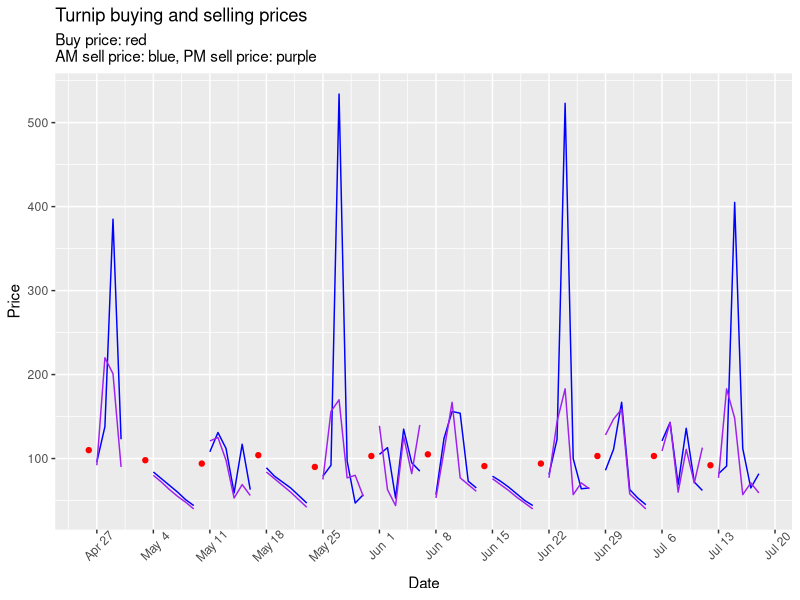
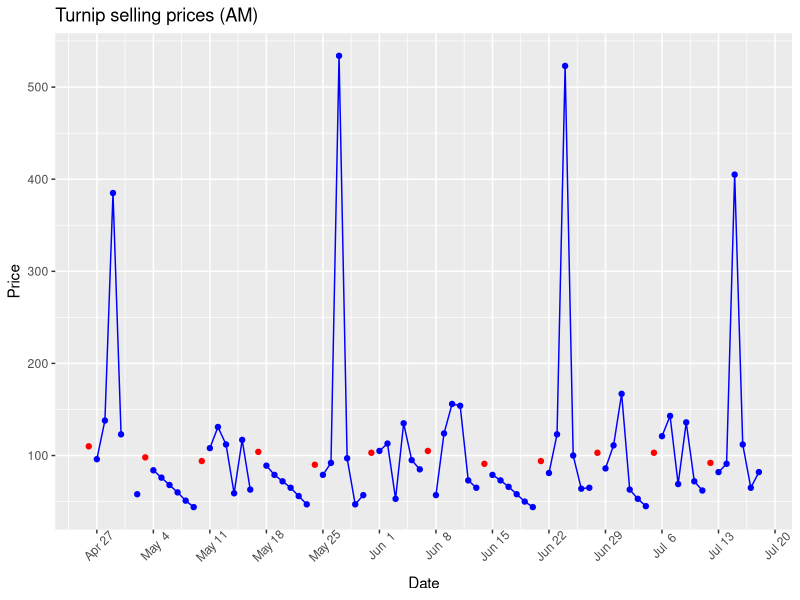
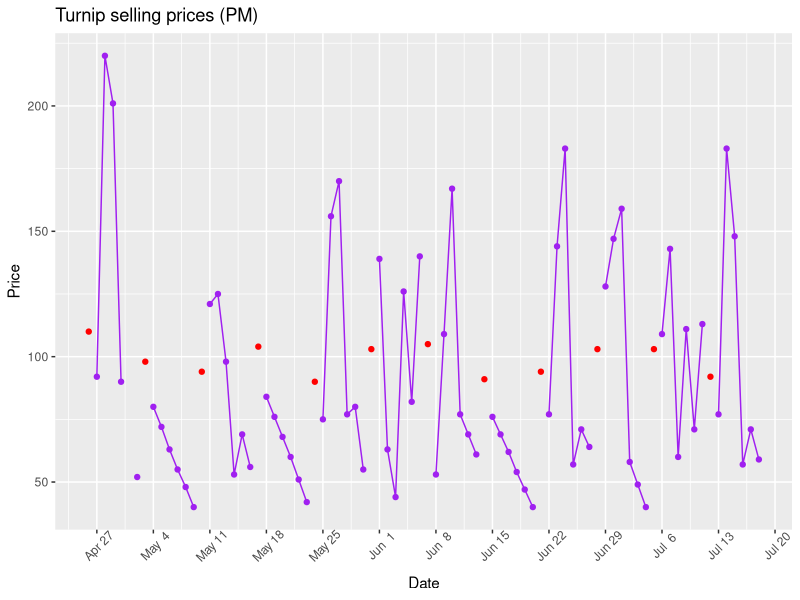
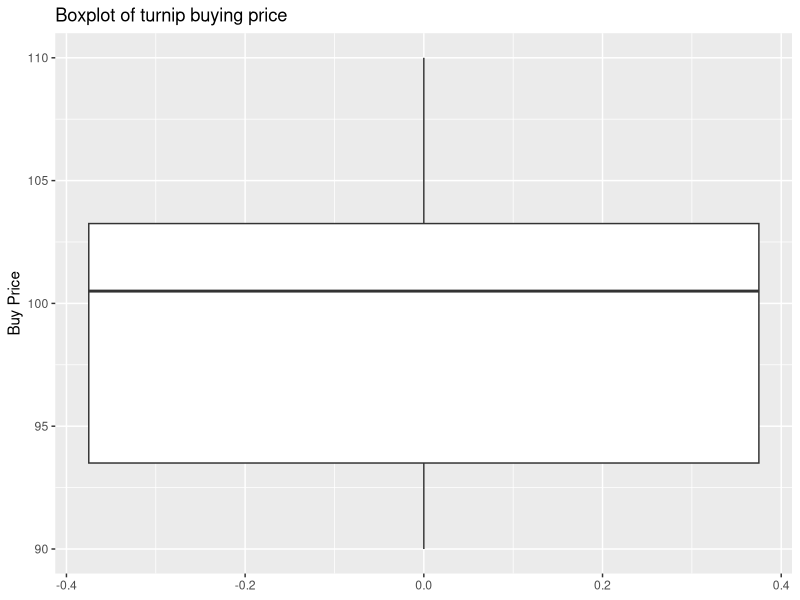
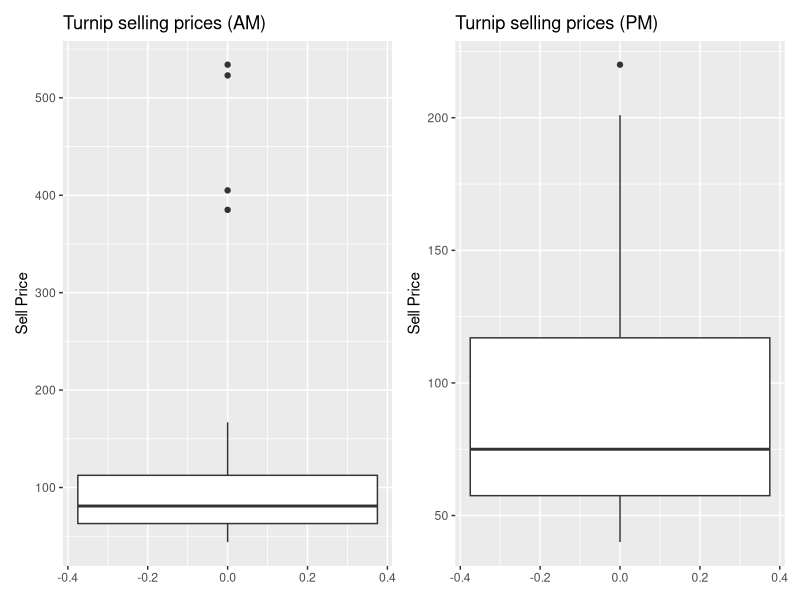
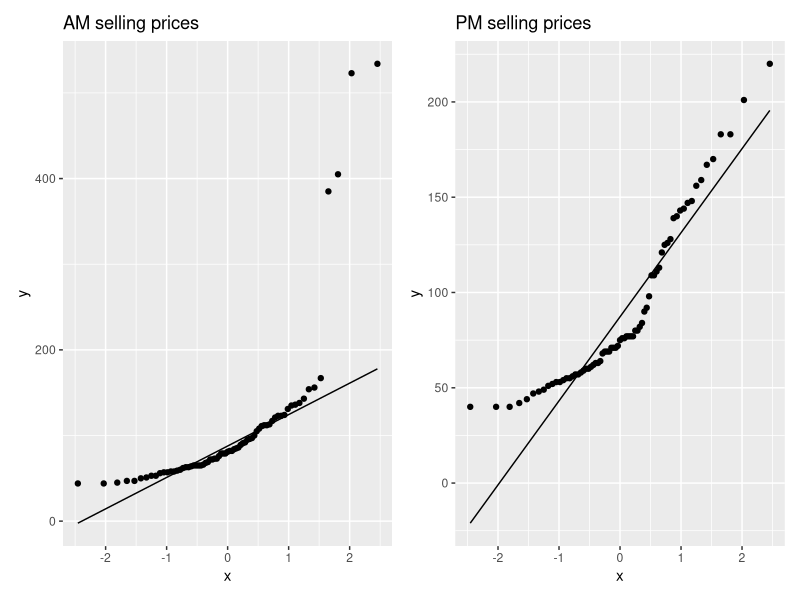
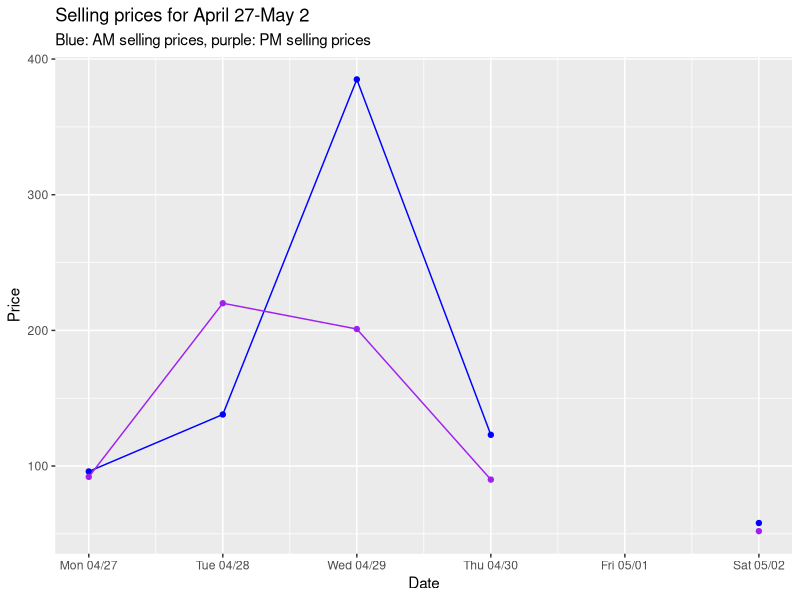
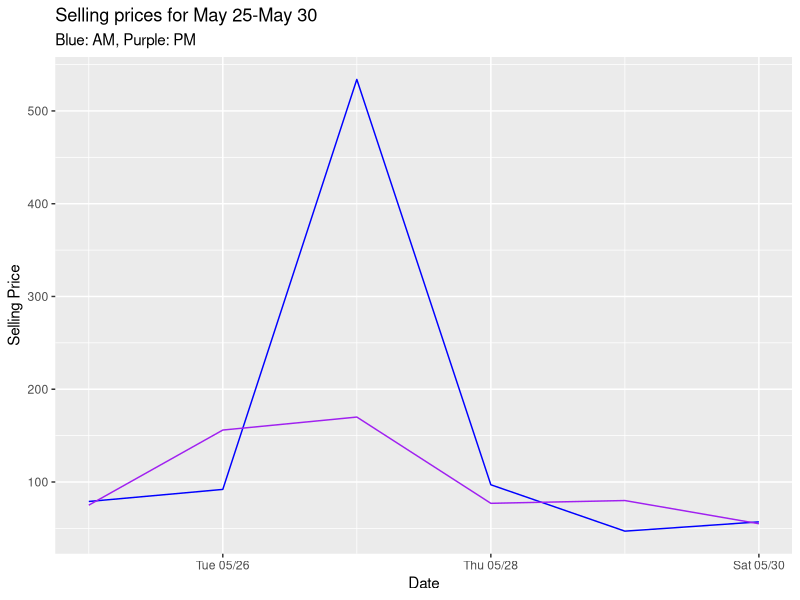

Here is the R script that generated these plots, in order:
## ---- chunk 1
knitr::opts_chunk$set(echo = TRUE)
library(tidyverse)
library(readxl) # library for reading excel spreadsheets
library(lubridate) # library for quick date conversions
library(patchwork) # library for putting ggplots next to each other

# import the data
turnips = read_excel("turnips.xlsx")
# fix first column's name; make other column names easier to work with
colnames(turnips) = c("date", "buy_price", "sell_price_am", "sell_price_pm")
## ---- chunk 2
turnips = as_tibble(turnips)
turnips = turnips %>%
  mutate(weekday = factor(x = weekdays(date),
                          levels = c("Sunday", "Monday", "Tuesday", "Wednesday",
                                     "Thursday", "Friday", "Saturday"))) %>%
  mutate(date = as.Date(date))
turnips
## ---- chunk 3
ggplot(turnips, aes(x = date))+
  geom_point(aes(y =  buy_price), color = 'red', na.rm = T)+
  geom_line(aes(y = sell_price_am), color = 'blue', na.rm = T)+
  geom_line(aes(y = sell_price_pm), color = 'purple', na.rm = T)+
  labs(x = "Date", y = "Price",
       title = "Turnip buying and selling prices",
       subtitle = "Buy price: red\nAM sell price: blue, PM sell price: purple")+
  scale_x_date(breaks = "1 week", date_labels = "%b %e")+
  theme(axis.text.x = element_text(angle = 45, vjust = 0.8))
## ---- chunk 4
ggplot(turnips, aes(date, sell_price_am))+
  geom_line(color = 'blue', na.rm = T)+
  geom_point(color = 'blue', na.rm = T)+
  geom_point(aes(y = buy_price), color = 'red', na.rm = T)+
  labs(x = "Date", y = "Price", title = "Turnip selling prices (AM)")+
  scale_x_date(date_breaks = "1 week", date_labels = "%b %e")+
  theme(axis.text.x = element_text(angle = 45, vjust = 0.8))

ggplot(turnips, aes(date, sell_price_pm))+
  geom_line(color = 'purple', na.rm = T)+
  geom_point(color = 'purple', na.rm = T)+
  geom_point(aes(y = buy_price), color = 'red', na.rm = T)+
  labs(x = "Date", y = "Price", title = "Turnip selling prices (PM)")+
  scale_x_date(date_breaks = "1 week", date_labels = "%b %e")+
  theme(axis.text.x = element_text(angle = 45, vjust = 0.8))
## ---- chunk 5
turnips %>%
  filter(weekday == "Sunday") %>%
  select(buy_price, weekday) %>%
  summarise(avg_buy_price = mean(buy_price),
            range_buy_price = range(buy_price))
## ---- chunk 6
turnips %>%
  filter(weekday == "Sunday") %>%
  ggplot(aes(y = buy_price))+
  geom_boxplot()+
  labs(y = "Buy Price", title = "Boxplot of turnip buying price")
## ---- chunk 7
turnips %>%
  filter(weekday != "Sunday") %>%
  select(sell_price_am, sell_price_pm, weekday) %>%
  summarise(sell_price_am_avg = mean(sell_price_am, na.rm = T),
            sell_price_pm_avg = mean(sell_price_pm, na.rm = T),
            sell_price_am_range = range(sell_price_am, na.rm = T),
            sell_price_pm_range = range(sell_price_pm, na.rm = T))
## ---- chunk 8
ggplot(turnips)+
  geom_boxplot(aes(y = sell_price_am), na.rm = T)+
  labs(y = "Sell Price", title = "Turnip selling prices (AM)")+
ggplot(turnips)+
  geom_boxplot(aes(y = sell_price_pm), na.rm = T)+
  labs(y = "Sell Price", title = "Turnip selling prices (PM)")
## ---- chunk 9
ggplot(turnips, aes(sample = sell_price_am))+
  stat_qq(na.rm = T)+
  stat_qq_line(na.rm = T)+
  labs(title = "AM selling prices")+
ggplot(turnips, aes(sample = sell_price_pm))+
  stat_qq(na.rm = T)+
  stat_qq_line(na.rm = T)+
  labs(title = "PM selling prices")
## ---- chunk 10
wilcox.test(x = turnips$sell_price_am,
            y = turnips$sell_price_pm, conf.int = T)
## ---- chunk 11
turnips %>%
  filter(date <= "2020-05-02" & date > "2020-04-26") %>%
  ggplot(aes(x = date))+
  geom_line(aes(y = sell_price_am), na.rm = T, color = 'blue')+
  geom_point(aes(y = sell_price_am), na.rm = T, color = 'blue')+
  geom_line(aes(y = sell_price_pm), na.rm = T, color = 'purple')+
  geom_point(aes(y = sell_price_pm), na.rm = T, color = 'purple')+
  scale_x_date(date_labels = "%a %m/%d", date_breaks = "day")+
  labs(x = "Date", y = "Price", title = "Selling prices for April 27-May 2",
       subtitle = "Blue: AM selling prices, purple: PM selling prices")
## ---- chunk 12
turnips %>%
  filter(date > "2020-05-24" & date <= "2020-05-30") %>%
  ggplot(aes(x = date))+
  geom_line(aes(y = sell_price_am), na.rm = T, color = 'blue')+
  geom_line(aes(y = sell_price_pm), na.rm = T, color = 'purple')+
  scale_x_date(date_labels = "%a %m/%d")+
  labs(title = "Selling prices for May 25-May 30",
       subtitle = "Blue: AM, Purple: PM",
       x = "Date", y = "Selling Price")

turnips %>%
  filter(date > "2020-06-21" & date <= "2020-06-27") %>%
  ggplot(aes(x = date))+
  geom_line(aes(y = sell_price_am), na.rm = T, color = 'blue')+
  geom_line(aes(y = sell_price_pm), na.rm = T, color = 'purple')+
  scale_x_date(date_labels = "%a %m/%d")+
  labs(title = "Selling prices for June 21-June 27",
       subtitle = "Blue: AM, Purple: PM",
       x = "Date", y = "Selling Price")

turnips %>%
  filter(date > "2020-07-12" & date <= "2020-07-18") %>%
  ggplot(aes(x = date))+
  geom_line(aes(y = sell_price_am), na.rm = T, color = 'blue')+
  geom_line(aes(y = sell_price_pm), na.rm = T, color = 'purple')+
  scale_x_date(date_labels = "%a %m/%d")+
  labs(title = "Selling prices for July 12-July 18",
       subtitle = "Blue: AM, Purple: PM",
       x = "Date", y = "Selling Price")
## ---- chunk 13
turnips %>%
  filter(date >= "2020-04-26" & date <= "2020-05-02")
## ---- chunk 14
turnips = turnips %>%
  mutate(sell_price_am = if_else(date == "2020-05-01", 50, sell_price_am)) %>%
  mutate(sell_price_pm = if_else(date == "2020-05-01", 100, sell_price_pm))
turnips
## ---- chunk 15
turnips %>%
  filter(date <= "2020-05-02" & date > "2020-04-26") %>%
  ggplot(aes(x = date))+
  geom_line(aes(y = sell_price_am), na.rm = T, color = 'blue')+
  geom_point(aes(y = sell_price_am), na.rm = T, color = 'blue')+
  geom_line(aes(y = sell_price_pm), na.rm = T, color = 'purple')+
  geom_point(aes(y = sell_price_pm), na.rm = T, color = 'purple')+
  scale_x_date(date_labels = "%a %m/%d", date_breaks = "day")+
  labs(x = "Date", y = "Price", title = "Selling prices for April 27-May 2",
       subtitle = "Red: buy price\nBlue: AM sell price\nPurple: PM sell price")
## ---- chunk 16
turnips %>%
  group_by(weekday) %>%
  filter(weekday != "Sunday") %>%
  summarise(mean_sell_am = mean(sell_price_am, na.rm = T),
         mean_sell_pm = mean(sell_price_pm, na.rm = T)) %>%
  arrange(desc(mean_sell_am))
## ---- chunk 17
turnips = turnips %>%
  mutate(week_num = as.integer(epiweek(date)))
turnips
## ---- chunk 18
turnips %>%
  group_by(week_num) %>%
  fill(buy_price) %>%
  summarise(profitable_times = sum(sell_price_am > buy_price, na.rm = T)+
              sum(sell_price_pm > buy_price, na.rm = T),
            profitable_pct = profitable_times/12) %>%
  print() %>%
  ungroup() %>%
  summarise(total_profitable_times = sum(profitable_times),
    overall_profit_pct = mean(profitable_pct))
## ---- chunk 19
ggplot(turnips, aes(x = date, y = sell_price_am))+
  geom_line(na.rm = T, aes(color = as.factor(week_num)))+
  geom_point(na.rm = T, aes(color = as.factor(week_num)))+
  labs(x = "Date", y = "Price",
       title = "Morning selling prices", color = "Week")

ggplot(turnips, aes(x = date, y = sell_price_pm))+
  geom_line(na.rm = T, aes(color = as.factor(week_num)))+
  geom_point(na.rm = T, aes(color = as.factor(week_num)))+
  labs(x = "Date", y = "Price",
       title = "Afternoon selling prices", color = "Week")
## ---- chunk 20
ggplot(turnips)+
  geom_boxplot(aes(x = week_num, y = sell_price_am,
                   group = week_num, fill = as.factor(week_num)), na.rm = T)+
  scale_x_continuous(breaks = seq(17, 30))+
  labs(title = "Distribution of weekly morning selling prices",
       x = "Week", y = "Selling price", fill = "Week")

ggplot(turnips)+
  geom_boxplot(aes(x = week_num, y = sell_price_pm,
                   group = week_num, fill = as.factor(week_num)), na.rm = T)+
  scale_x_continuous(breaks = seq(17, 30))+
  labs(title = "Distribution of weekly afternoon selling prices",
       x = "Week", y = "Selling price", fill = "Week")
## ---- chunk 21
ggplot(turnips)+
  geom_boxplot(aes(x = week_num, y = sell_price_am,
                   group = week_num, fill = as.factor(week_num)), na.rm = T)+
  scale_x_continuous(breaks = seq(17, 30))+
  scale_y_continuous(breaks = seq(40, 200, 20), limits = c(30,180))+
  labs(title = "Distribution of weekly morning selling prices",
       x = "Week", y = "Price", fill = "Week")
## ---- chunk 22
turnips = turnips %>%
  mutate(week_pattern = if_else(week_num %in% c(18, 22, 26, 29), "largespike",
                                if_else(week_num %in% c(19, 21, 25), "decreasing",
                                if_else(week_num %in% c(24, 27), "smallspike",
                                if_else(week_num %in% c(20, 23, 28), "fluctuating", "")))))
turnips %>%
  count(week_pattern) # verify mutation worked as intended
## ---- chunk 23
ggplot(turnips, aes(date, sell_price_am))+
  geom_line(aes(color = week_pattern), na.rm = T)+
  geom_point(aes(color = week_pattern), na.rm = T)+
  labs(x = "Date", y = "Selling price",
       title = "Morning selling prices",color = "Pattern")
## ---- chunk 24
turnips %>%
  filter(weekday != "Sunday") %>%
  group_by(weekday) %>%
  summarise(am_avg = mean(sell_price_am, na.rm = T),
            pm_avg = mean(sell_price_pm, na.rm = T))
## ---- chunk 25
turnips %>%
  filter(weekday != "Sunday") %>%
  group_by(weekday) %>%
  ggplot(aes(sample = sell_price_am, color = weekday))+
  stat_qq()+
  stat_qq_line()+
  facet_wrap(.~weekday, scales = "free_y")+
  labs(title = "Morning prices")

turnips %>%
  filter(weekday != "Sunday") %>%
  group_by(weekday) %>%
  ggplot(aes(sample = sell_price_pm, color = weekday))+
  stat_qq()+
  stat_qq_line()+
  facet_wrap(.~weekday, scales = "free_y")+
  labs(title = "Afternoon prices")
## ---- chunk 26
kruskal.test(sell_price_am~weekday, turnips)
kruskal.test(sell_price_pm~weekday, turnips)
## ---- chunk 27
TukeyHSD(aov(sell_price_am~weekday, turnips))
TukeyHSD(aov(sell_price_pm~weekday, turnips))
## ---- chunk 28
turnips_s1 = turnips %>%
  add_row(date = as.Date(c("2020-07-19", "2020-07-20",
                           "2020-07-21", "2020-07-22")),
          buy_price = c(93, rep(NA, 3)),
          sell_price_am = c(NA, 140, 183, 158),
          sell_price_pm = c(NA, 127, 212, 83),
          weekday = weekdays(date), week_num = as.integer(epiweek(date)),
          week_pattern = "unknown")

tail(turnips_s1, 5)

ggplot(turnips_s1, aes(date, sell_price_am, shape = week_pattern,
                       color = as.factor(week_num)))+
  geom_point(na.rm = T)+
  geom_line(na.rm = T)+
  labs(x = "Date", y = "Selling price", color = "Week", shape = "Pattern",
       title = "Morning selling prices")+
  guides(col = guide_legend(nrow = 7))

ggplot(turnips_s1, aes(date, sell_price_pm, shape = week_pattern,
                       color = as.factor(week_num)))+
  geom_point(na.rm = T)+
  geom_line(na.rm = T)+
  labs(x = "Date", y = "Selling price", color = "Week", shape = "Pattern",
       title = "Afternoon selling prices")+
  guides(col = guide_legend(nrow = 7))
## ---- chunk 29
turnips_s1 %>%
         filter(week_pattern == "fluctuating" | week_num == 30) %>%
  ggplot(aes(x = date))+
  geom_point(aes(y = buy_price), color = 'red', na.rm = T)+
  geom_line(aes(y = sell_price_am, group = week_num), color = 'blue', na.rm = T)+
  geom_point(aes(y = sell_price_am, group = week_num), color = 'blue', na.rm = T)+
  geom_line(aes(y = sell_price_pm, group = week_num), color = 'purple', na.rm = T)+
  geom_point(aes(y = sell_price_pm, group = week_num), color = 'purple', na.rm = T)+
  labs(title = "Prices for weeks with a fluctuating pattern",
       subtitle = "Red: buy price\nBlue: AM sell price\nPurple: PM sell price",
       x = "Date", y = "Price")+
  scale_x_date(breaks = "1 week", date_labels = "%b %e")+
  theme(axis.text.x = element_text(angle = 35, vjust = 0.8))
## ---- chunk 30
turnips_s1 %>%
  filter(week_pattern == "fluctuating" | week_num == 30) %>%
  group_by(week_num) %>%
  summarise(mean_am = mean(sell_price_am, na.rm = T),
            mean_pm = mean(sell_price_pm, na.rm = T),
            range_am = range(sell_price_am, na.rm = T),
            range_pm = range(sell_price_pm, na.rm = T))
## ---- chunk 31
week28 = turnips_s1 %>%
  filter(week_num == 28 & !is.na(sell_price_am)) %>%
  select(sell_price_am, sell_price_pm)

week30 = turnips_s1 %>%
  filter(week_num == 30 & !is.na(sell_price_am)) %>%
  select(sell_price_am, sell_price_pm)

# only compare Monday Tuesday and Wednesday
week30/week28[1:3,]
## ---- chunk 32
week28_am = turnips_s1 %>%
  filter(week_num == 28 & !is.na(sell_price_am)) %>%
  select(sell_price_am) %>%
  pull(sell_price_am)

week28_pm = turnips_s1 %>%
  filter(week_num == 28 & !is.na(sell_price_pm)) %>%
  select(sell_price_pm) %>%
  pull(sell_price_pm)

week28_am
week28_pm
## ---- chunk 33
turnips_s1 %>%
  filter(week_num == 30) %>%
  add_row(date = as.Date(c("2020-07-23", "2020-07-24",
                           "2020-07-25")),
          sell_price_am = round(week28_am[4:6]*1.4, 0), #only use thursday-saturday
          sell_price_pm = round(week28_pm[4:6]*1.25, 0), #round to make values integers
          weekday = weekdays(date), week_num = as.integer(epiweek(date)),
          week_pattern = "unknown") %>%
  print %>%
  ggplot(aes(x = date))+
  geom_line(aes(y = sell_price_am), color = 'blue', na.rm = T)+
  geom_point(aes(y = sell_price_am), color = 'blue', na.rm = T)+
  geom_line(aes(y = sell_price_pm), color = 'purple', na.rm = T)+
  geom_point(aes(y = sell_price_pm), color = 'purple', na.rm = T)+
  geom_point(aes(y = buy_price), color = 'red', na.rm = T)+
  labs(title = "Predicted prices for week 30 (scenario 1)",
       subtitle = "Red: buy price\nBlue: AM sell price\nPurple: PM sell price",
       x = "Date", y = "Price")+
  scale_x_date(date_breaks = "1 day",
               date_labels = "%b %d")
## ---- chunk 34
turnips_s1 %>%
  filter(week_num == 28) %>%
  ggplot(aes(x = date))+
  geom_line(aes(y = sell_price_am), color = 'blue', na.rm = T)+
  geom_point(aes(y = sell_price_am), color = 'blue', na.rm = T)+
  geom_line(aes(y = sell_price_pm), color = 'purple', na.rm = T)+
  geom_point(aes(y = sell_price_pm), color = 'purple', na.rm = T)+
  geom_point(aes(y = buy_price), color = 'red', na.rm = T)+
  labs(title = "Prices for week 28",
       subtitle = "Red: buy price\nBlue: AM sell price\nPurple: PM sell price",
       x = "Date", y = "Price")+
  scale_x_date(date_breaks = "1 day",
               date_labels = "%b %d")
## ---- chunk 35
turnips_s2 = turnips %>%
  add_row(date = as.Date(c("2020-07-19", "2020-07-20",
                           "2020-07-21", "2020-07-22")),
          buy_price = c(107, rep(NA, 3)),
          sell_price_am = c(NA, 104, 65, 109),
          sell_price_pm = c(NA, 138, 58, 101),
          weekday = weekdays(date), week_num = as.integer(epiweek(date)),
          week_pattern = "unknown")

tail(turnips_s2, 5)

ggplot(turnips_s2, aes(date, sell_price_am, shape = week_pattern,
                       color = as.factor(week_num)))+
  geom_point(na.rm = T)+
  geom_line(na.rm = T)+
  labs(x = "Date", y = "Selling price", color = "Week", shape = "Pattern",
       title = "Morning selling prices")+
  guides(col = guide_legend(nrow = 7))

ggplot(turnips_s2, aes(date, sell_price_pm, shape = week_pattern,
                       color = as.factor(week_num)))+
  geom_point(na.rm = T)+
  geom_line(na.rm = T)+
  labs(x = "Date", y = "Selling price", color = "Week", shape = "Pattern",
       title = "Afternoon selling prices")+
  guides(col = guide_legend(nrow = 7))
## ---- chunk 36
turnips_s2 %>%
         filter(week_pattern == "fluctuating" | week_num == 30) %>%
  ggplot(aes(x = date))+
  geom_point(aes(y = buy_price), color = 'red', na.rm = T)+
  geom_line(aes(y = sell_price_am, group = week_num), color = 'blue', na.rm = T)+
  geom_point(aes(y = sell_price_am, group = week_num), color = 'blue', na.rm = T)+
  geom_line(aes(y = sell_price_pm, group = week_num), color = 'purple', na.rm = T)+
  geom_point(aes(y = sell_price_pm, group = week_num), color = 'purple', na.rm = T)+
  labs(title = "Prices for fluctuating weeks",
       subtitle = "Red: buy price\nBlue: AM sell price\nPurple: PM sell price",
       x = "Date", y = "Price")+
  scale_x_date(breaks = "1 week", date_labels = "%b %e")+
  theme(axis.text.x = element_text(angle = 35, vjust = 0.8))
## ---- chunk 37
turnips_s2 %>%
  filter(week_pattern == "fluctuating" & weekday != "Sunday" | week_num == 30) %>%
  select(weekday, week_num, sell_price_am, sell_price_pm) %>%
  group_by(week_num) %>%
  mutate(change_am = if_else(lag(sell_price_am) < sell_price_am, "increase", "decrease"),
         change_pm = if_else(lag(sell_price_pm) < sell_price_pm, "increase", "decrease")) %>%
  print(n = nrow(turnips_s2))
## ---- chunk 38
turnips_s2 %>%
  filter(week_pattern == "fluctuating" & weekday %in% c("Wednesday", "Thursday")) %>%
  select(weekday, week_num, sell_price_am, sell_price_pm) %>%
  group_by(week_num) %>%
  mutate(wed_thurs_ratio_am = sell_price_am/lag(sell_price_am),
         wed_thurs_ratio_pm = sell_price_pm/lag(sell_price_pm))
## ---- chunk 39
turnips_s2 %>%
  filter(week_num == 30 & weekday != "Sunday") %>%
  select(weekday, sell_price_am, sell_price_pm)
## ---- chunk 40
turnips_s2 = turnips_s2 %>%
  add_row(date = as.Date("2020-07-23"),
          sell_price_am = 60, sell_price_pm = 55,
          weekday = weekdays(date), week_num = as.integer(epiweek(date)),
          week_pattern = "unknown")
## ---- chunk 41
turnips_s2 %>%
  filter(week_pattern == "fluctuating" & weekday %in% c("Thursday", "Friday", "Saturday")) %>%
  select(weekday, week_num, sell_price_am, sell_price_pm) %>%
  group_by(week_num) %>%
  mutate(am_ratio = sell_price_am/lag(sell_price_am),
         pm_ratio = sell_price_pm/lag(sell_price_pm))
## ---- chunk 42
turnips_s2 %>%
  add_row(date = as.Date(c("2020-07-24", "2020-07-25")),
          sell_price_am = as.integer(c(60*1.5, 60*1.5*0.7)),
          sell_price_pm = as.integer(c(55*1.3, 55*1.3*1.4)),
          weekday = weekdays(date), week_num = as.integer(epiweek(date)),
          week_pattern = "unknown") %>%
  filter(week_num == 30) %>%
  ggplot(aes(x = date))+
  geom_line(aes(y = sell_price_am), color = "blue", na.rm = T)+
  geom_point(aes(y = sell_price_am), color = "blue", na.rm = T)+
  geom_line(aes(y = sell_price_pm), color = "purple", na.rm = T)+
  geom_point(aes(y = sell_price_pm), color = "purple", na.rm = T)+
  geom_point(aes(y = buy_price), color = "red", na.rm = T)+
  labs(title = "Predicted prices for week 30 (scenario 2)",
       subtitle = "Red: buy price\nBlue: AM sell price\nPurple: PM sell price",
       x = "Date", y = "Price")+
  scale_x_date(date_breaks = "1 day",
               date_labels = "%b %d")
